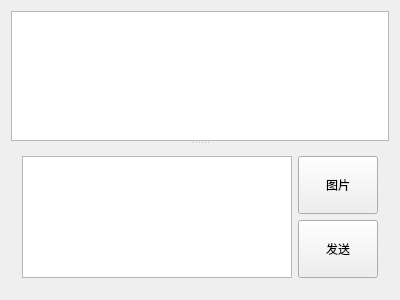
<?xml version="1.0" encoding="UTF-8"?>
<ui version="4.0">
 <class>Widget</class>
 <widget class="QWidget" name="Widget">
  <property name="geometry">
   <rect>
    <x>0</x>
    <y>0</y>
    <width>400</width>
    <height>300</height>
   </rect>
  </property>
  <property name="windowTitle">
   <string>Server服务端</string>
  </property>
  <layout class="QHBoxLayout" name="horizontalLayout_2">
   <item>
    <widget class="QSplitter" name="splitter">
     <property name="orientation">
      <enum>Qt::Vertical</enum>
     </property>
     <widget class="QTextEdit" name="textMsg">
      <property name="font">
       <font>
        <family>微软雅黑</family>
        <pointsize>12</pointsize>
       </font>
      </property>
      <property name="readOnly">
       <bool>true</bool>
      </property>
     </widget>
     <widget class="QWidget" name="layoutWidget">
      <layout class="QHBoxLayout" name="horizontalLayout">
       <item>
        <widget class="QTextEdit" name="textInput">
         <property name="font">
          <font>
           <family>微软雅黑</family>
           <pointsize>12</pointsize>
          </font>
         </property>
        </widget>
       </item>
       <item>
        <layout class="QVBoxLayout" name="verticalLayout">
         <item>
          <widget class="QPushButton" name="btnImage">
           <property name="sizePolicy">
            <sizepolicy hsizetype="Minimum" vsizetype="Preferred">
             <horstretch>0</horstretch>
             <verstretch>0</verstretch>
            </sizepolicy>
           </property>
           <property name="text">
            <string>图片</string>
           </property>
          </widget>
         </item>
         <item>
          <widget class="QPushButton" name="btnSend">
           <property name="sizePolicy">
            <sizepolicy hsizetype="Minimum" vsizetype="Preferred">
             <horstretch>0</horstretch>
             <verstretch>0</verstretch>
            </sizepolicy>
           </property>
           <property name="text">
            <string>发送</string>
           </property>
          </widget>
         </item>
        </layout>
       </item>
      </layout>
     </widget>
    </widget>
   </item>
  </layout>
 </widget>
 <layoutdefault spacing="6" margin="11"/>
 <resources/>
 <connections/>
</ui>
